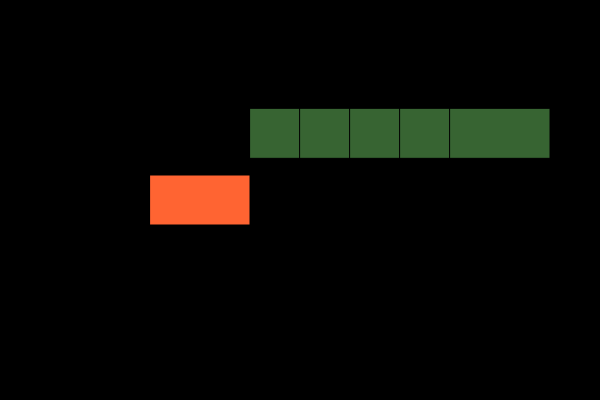
Frame 1 (no input)
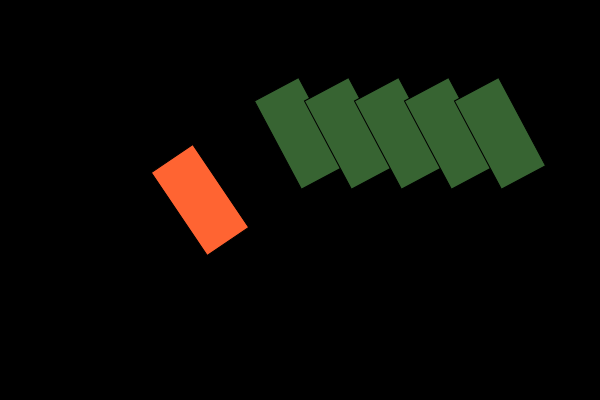
Frame 60 (no input)
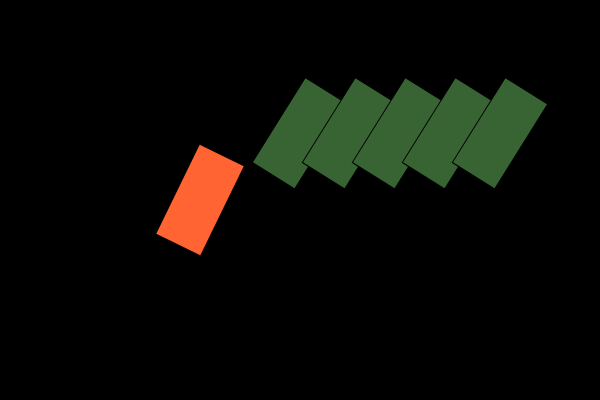
Frame 120 (the mouse pressed at the canvas centre since frame 60)

The p5.js sketch that drew these frames (run headless with seeded random() and noise() and a simulated clock; from frame 60 on, the mouse is pressed at the canvas centre):

// p5.js sketch
// ── sketch.js
let angle;

function setup() {
	angle = 0;
	createCanvas(600, 400);
	angleMode(DEGREES);
	rectMode(CENTER);
}

function draw() {
	background(0);

	push();

	translate(200, 200);
	rotate(angle);
	fill(255, 100, 50);
	rect(0, 0, 100, 50);
	pop();

	for (let i = 0; i < 5; i++) {
		push();
		fill(55, 100, 50);
		translate(width / 2 + 50 * i, height / 3);
		rotate(-0.5 * angle);
		rect(0, 0, 100, 50);
		pop();
	}

	angle += 4;
}
